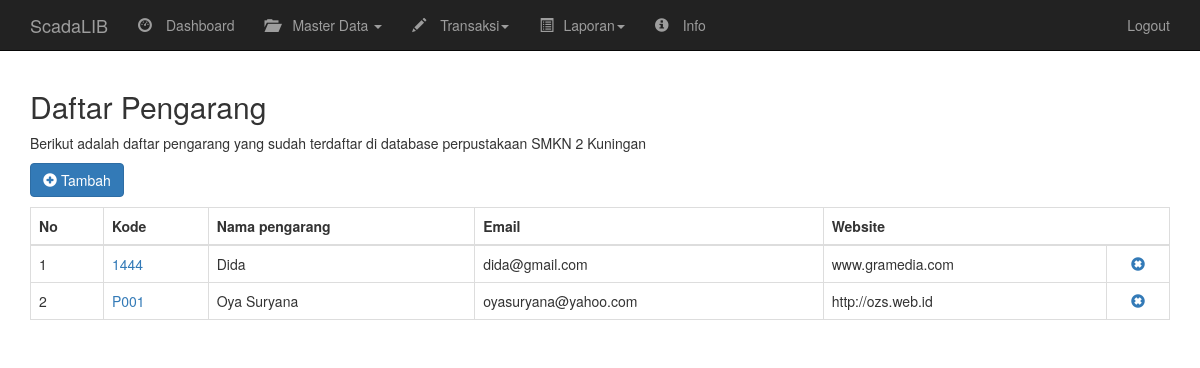
Screenshot of /index.php?file=pengarang_list with the database file from the repository.
### tables this page shows
CREATE TABLE IF NOT EXISTS `tbl_pengarang` (
  `kode_pengarang` char(4) NOT NULL,
  `nama_pengarang` varchar(250) NOT NULL,
  `email_pengarang` varchar(150) NOT NULL,
  `website_pengarang` varchar(200) NOT NULL,
  PRIMARY KEY (`kode_pengarang`)
);

### pengarang_list.php (the view, shortened to what this page needs)
<h2>Daftar Pengarang</h2>
<p>Berikut adalah daftar pengarang yang sudah terdaftar di database perpustakaan SMKN 2 Kuningan</p>
<p><a href="index.php?file=pengarang_tambah" class="btn btn-primary"><span class="glyphicon glyphicon-plus-sign"></span> Tambah</a></p>
<div class="table-responsive">
<table class="table table-bordered tabel-hover">
	<thead>
		<tr>
			<th>No </th>
			<th>Kode</th>
			<th>Nama pengarang</th>
			<th>Email</th>
			<th colspan="2">Website</th>
		</tr>
	</thead>
	<tbody>
		<?php
		$sql_pengarang=mysqli_query($konek,"SELECT * FROM tbl_pengarang");
		$no_urut=null;
		while($data_pengarang=mysqli_fetch_array($sql_pengarang,MYSQLI_ASSOC)){
			$no_urut++;
			echo '<tr>
			<td>'.$no_urut.'</td>
			<td><a href="index.php?file=pengarang_edit&kode='.$data_pengarang['kode_pengarang'].'">'.$data_pengarang['kode_pengarang'].'</a></td>
			<td>'.$data_pengarang['nama_pengarang'].'</td>
			<td>'.$data_pengarang['email_pengarang'].'</td>
			<td>'.$data_pengarang['website_pengarang'].'</td>
			<td align="center"><a onclick="return window.confirm(\'yakin data ini di hapus?\')" href="index.php?file=pengarang_hapus&kode='.$data_pengarang['kode_pengarang'].'"
			class="tombol"><span class="glyphicon glyphicon-remove-sign"></span></a></td>
			</tr>';
		}
		?>
	</tbody>
</table>

### rows the page displays
tbl_pengarang: kode_pengarang "1444", nama_pengarang "Dida", email_pengarang "dida@gmail.com", website_pengarang "www.gramedia.com"
tbl_pengarang: kode_pengarang "P001", nama_pengarang "Oya Suryana", email_pengarang "oyasuryana@yahoo.com", website_pengarang "http://ozs.web.id"
